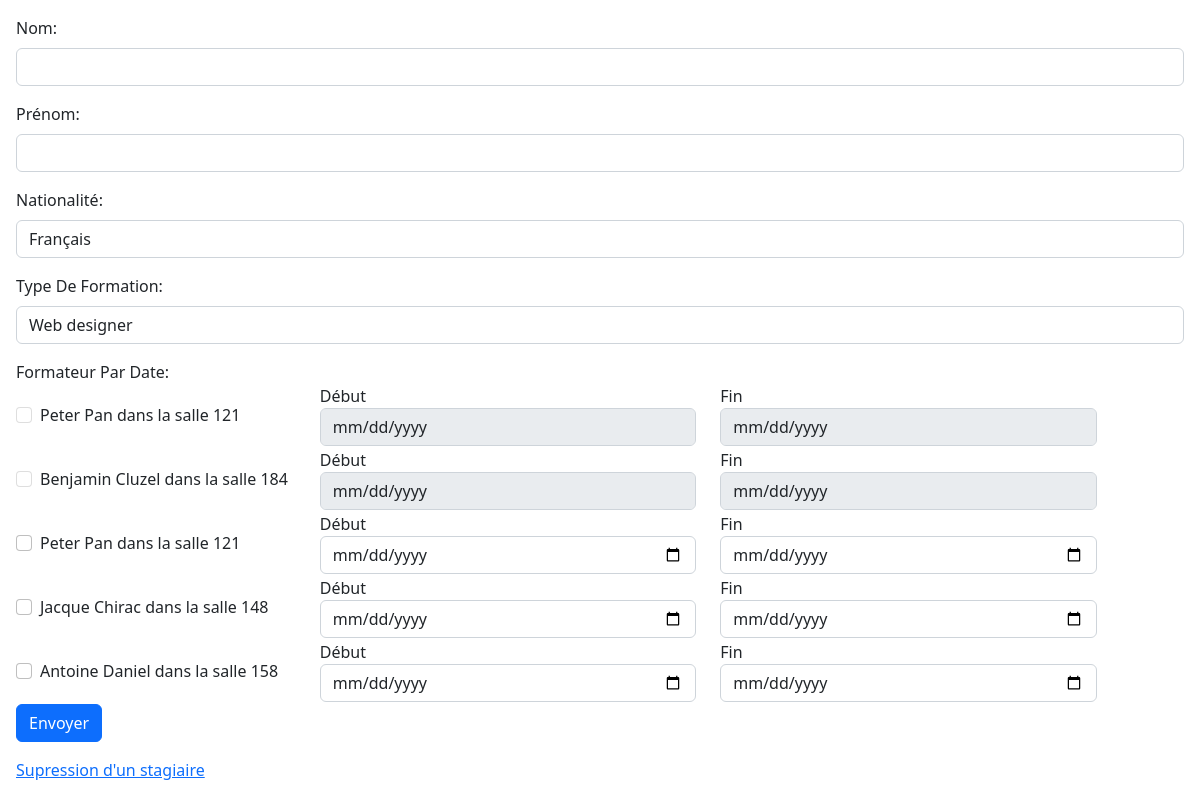
The page / on the database its author committed.
### tables this page shows
CREATE TABLE `type_formation_formateur` (
  `ID_TYPE_FORMATEUR` char(25) NOT NULL,
  `FOR_ID_FORMATEUR` char(25) NOT NULL
);

CREATE TABLE `formateur` (
  `ID_FORMATEUR` char(25) NOT NULL,
  `NOM_FORMATEUR` char(25) NOT NULL,
  `PRENOM_FORMATEUR` char(25) DEFAULT NULL,
  `ID_SALLE` int(11) DEFAULT NULL
);

### index.php (the view, shortened to what this page needs)
<?php
include_once "includes/header.php";
?>
<?php
try {
    $base = new PDO('mysql:host=127.0.0.1;dbname=projet_php_2022', 'root', '');
    $base->setAttribute(PDO::ATTR_ERRMODE, PDO::ERRMODE_EXCEPTION);
    $sql = "SELECT LIBELLE_FORMATION, ID_TYPE_FORMATION FROM type_formation";
    $resultat = $base->prepare($sql);
    $resultat->execute();
    $sql2 = "SELECT NOM_FORMATEUR, PRENOM_FORMATEUR, ID_SALLE, ID_FORMATEUR, ID_TYPE_FORMATEUR FROM formateur JOIN type_formation_formateur ON formateur.ID_FORMATEUR = type_formation_formateur.FOR_ID_FORMATEUR";
    $resultat2 = $base->prepare($sql2);
    $resultat2->execute();
    $sql4 = "SELECT LIBELLE_NATIONALITE, ID_NATIONALITE FROM nationalite";
    $resultat4 = $base->prepare($sql4);
    $resultat4->execute();
} catch (Exception $e) {
    die('Erreur : ' . $e->getMessage());
}
?>
<form action="verification/verif_index.php" method="POST">
    <div class="mb-3">
        <label for="lastName" class="mb-2 text-capitalize">nom:</label>
        <input type="text" name="name" class="form-control">
    </div>
    <div class="mb-3">
        <label for="firstName" class="mb-2 text-capitalize">prénom:</label>
        <input type="text" name="firstName" class="form-control">
    </div>
    <div class="mb-3">
        <label for="nationalite" class="mb-2 text-capitalize">nationalité:</label>
        <select id="nationalite" name="nationalite" class="form-control">
            <?php while ($ligne = $resultat4->fetch()) { ?>
                <option value="<?= $ligne["ID_NATIONALITE"] ?>"><?= $ligne["LIBELLE_NATIONALITE"] ?></option>
            <?php } ?>
        </select>
    </div>
    <div class="mb-3">
        <label for="formationType" class="mb-2 text-capitalize">type de formation:</label>
        <select name="formationType" class="select form-control">
            <?php while ($ligne = $resultat->fetch()) { ?>
                <option value="<?= $ligne["ID_TYPE_FORMATION"] ?>" name="formation"><?= $ligne["LIBELLE_FORMATION"] ?></option>
            <?php } ?>
        </select>
    </div>
    <div>
        <p class="m-0 text-capitalize">formateur par date:</p>
        <?php while ($ligne = $resultat2->fetch()) { ?>
            <div class="form-check d-flex align-items-center">
                <div class="d-flex" style="width: 40vw;">
                    <input type="checkbox" name="check[]" class="checkDate <?= $ligne["ID_TYPE_FORMATEUR"] ?> form-check-input me-2" id="flexCheckDefault" value="<?= $ligne["ID_FORMATEUR"] ?>">
                    <p class="m-0"><?= $ligne["PRENOM_FORMATEUR"] ?> <?= $ligne["NOM_FORMATEUR"] ?> dans la salle <?= $ligne["ID_SALLE"] ?></p>
                </div>
                <div class="row justify-content-center flex-nowrap" style="width: 35%;">
                    <div class="col-lg-12 col-sm-6">
                        <label for="startDate">Début</label>
                        <input id="startDate" class="form-control startDate" type="date" name="start_<?= $ligne["ID_FORMATEUR"] ?>" />
                    </div>
                    <div class="col-lg-12 col-sm-6">
                        <label for="endDate">Fin</label>
                        <input id="endDate" class="form-control endDate" type="date" name="end_<?= $ligne["ID_FORMATEUR"] ?>" />
                    </div>
                </div>
            </div>
        <?php } ?>
    </div>
    <input type="submit" value="Envoyer" class="btn btn-primary">
</form>
<div class="d-flex mt-3">
    <a href="modification/delete_user.php" class="me-3">Supression d'un stagiaire</a>
</div>
</body>
</html>

### includes/header.php (shortened to what this page needs)
<!DOCTYPE html>
<html lang="en">
<head>
    <link href="https://cdn.jsdelivr.net/npm/bootstrap@5.2.3/dist/css/bootstrap.min.css" rel="stylesheet">
    <link rel="stylesheet" href="../css/style.css">
</head>
<body class="p-3">

### rows shown on the page
type_formation_formateur: FOR_ID_FORMATEUR.PRENOM_FORMATEUR "Peter", FOR_ID_FORMATEUR.NOM_FORMATEUR "Pan", FOR_ID_FORMATEUR.ID_SALLE "121"
type_formation_formateur: FOR_ID_FORMATEUR.PRENOM_FORMATEUR "Benjamin", FOR_ID_FORMATEUR.NOM_FORMATEUR "Cluzel", FOR_ID_FORMATEUR.ID_SALLE "184"
type_formation_formateur: FOR_ID_FORMATEUR.PRENOM_FORMATEUR "Peter", FOR_ID_FORMATEUR.NOM_FORMATEUR "Pan", FOR_ID_FORMATEUR.ID_SALLE "121"
type_formation_formateur: FOR_ID_FORMATEUR.PRENOM_FORMATEUR "Jacque", FOR_ID_FORMATEUR.NOM_FORMATEUR "Chirac", FOR_ID_FORMATEUR.ID_SALLE "148"
type_formation_formateur: FOR_ID_FORMATEUR.PRENOM_FORMATEUR "Antoine", FOR_ID_FORMATEUR.NOM_FORMATEUR "Daniel", FOR_ID_FORMATEUR.ID_SALLE "158"

### other values the page prints
form field nationalite "Français"
form field formationType "Web designer"
